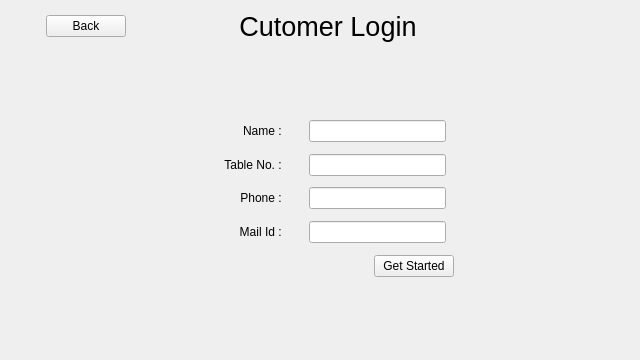
<?xml version="1.0" encoding="UTF-8"?>
<ui version="4.0">
 <class>Form</class>
 <widget class="QWidget" name="Form">
  <property name="geometry">
   <rect>
    <x>0</x>
    <y>0</y>
    <width>640</width>
    <height>360</height>
   </rect>
  </property>
  <property name="windowTitle">
   <string>Form</string>
  </property>
  <layout class="QVBoxLayout" name="verticalLayout" stretch="10,25,0,2,5,2,5,2,5,2,5,25">
   <item>
    <layout class="QHBoxLayout" name="horizontalLayout_5" stretch="5,10,15,20,30">
     <item>
      <spacer name="horizontalSpacer_11">
       <property name="orientation">
        <enum>Qt::Horizontal</enum>
       </property>
       <property name="sizeHint" stdset="0">
        <size>
         <width>40</width>
         <height>20</height>
        </size>
       </property>
      </spacer>
     </item>
     <item>
      <widget class="QPushButton" name="bt_back">
       <property name="text">
        <string>Back</string>
       </property>
      </widget>
     </item>
     <item>
      <spacer name="horizontalSpacer_9">
       <property name="orientation">
        <enum>Qt::Horizontal</enum>
       </property>
       <property name="sizeHint" stdset="0">
        <size>
         <width>40</width>
         <height>20</height>
        </size>
       </property>
      </spacer>
     </item>
     <item>
      <widget class="QLabel" name="label_3">
       <property name="font">
        <font>
         <pointsize>20</pointsize>
         <weight>50</weight>
         <bold>false</bold>
        </font>
       </property>
       <property name="text">
        <string>Cutomer Login</string>
       </property>
       <property name="alignment">
        <set>Qt::AlignCenter</set>
       </property>
      </widget>
     </item>
     <item>
      <spacer name="horizontalSpacer_10">
       <property name="orientation">
        <enum>Qt::Horizontal</enum>
       </property>
       <property name="sizeHint" stdset="0">
        <size>
         <width>40</width>
         <height>20</height>
        </size>
       </property>
      </spacer>
     </item>
    </layout>
   </item>
   <item>
    <spacer name="verticalSpacer_2">
     <property name="orientation">
      <enum>Qt::Vertical</enum>
     </property>
     <property name="sizeHint" stdset="0">
      <size>
       <width>20</width>
       <height>40</height>
      </size>
     </property>
    </spacer>
   </item>
   <item>
    <layout class="QHBoxLayout" name="horizontalLayout_2" stretch="20,10,2,15,20">
     <item>
      <spacer name="horizontalSpacer">
       <property name="orientation">
        <enum>Qt::Horizontal</enum>
       </property>
       <property name="sizeHint" stdset="0">
        <size>
         <width>40</width>
         <height>20</height>
        </size>
       </property>
      </spacer>
     </item>
     <item>
      <widget class="QLabel" name="label">
       <property name="text">
        <string>Name : </string>
       </property>
       <property name="alignment">
        <set>Qt::AlignRight|Qt::AlignTrailing|Qt::AlignVCenter</set>
       </property>
      </widget>
     </item>
     <item>
      <spacer name="horizontalSpacer_2">
       <property name="orientation">
        <enum>Qt::Horizontal</enum>
       </property>
       <property name="sizeHint" stdset="0">
        <size>
         <width>40</width>
         <height>20</height>
        </size>
       </property>
      </spacer>
     </item>
     <item>
      <widget class="QLineEdit" name="le_userid"/>
     </item>
     <item>
      <spacer name="horizontalSpacer_6">
       <property name="orientation">
        <enum>Qt::Horizontal</enum>
       </property>
       <property name="sizeHint" stdset="0">
        <size>
         <width>40</width>
         <height>20</height>
        </size>
       </property>
      </spacer>
     </item>
    </layout>
   </item>
   <item>
    <spacer name="verticalSpacer">
     <property name="orientation">
      <enum>Qt::Vertical</enum>
     </property>
     <property name="sizeHint" stdset="0">
      <size>
       <width>20</width>
       <height>40</height>
      </size>
     </property>
    </spacer>
   </item>
   <item>
    <layout class="QHBoxLayout" name="horizontalLayout_3" stretch="20,10,2,15,20">
     <item>
      <spacer name="horizontalSpacer_3">
       <property name="orientation">
        <enum>Qt::Horizontal</enum>
       </property>
       <property name="sizeHint" stdset="0">
        <size>
         <width>40</width>
         <height>20</height>
        </size>
       </property>
      </spacer>
     </item>
     <item>
      <widget class="QLabel" name="label_2">
       <property name="text">
        <string>Table No. : </string>
       </property>
       <property name="alignment">
        <set>Qt::AlignRight|Qt::AlignTrailing|Qt::AlignVCenter</set>
       </property>
      </widget>
     </item>
     <item>
      <spacer name="horizontalSpacer_4">
       <property name="orientation">
        <enum>Qt::Horizontal</enum>
       </property>
       <property name="sizeHint" stdset="0">
        <size>
         <width>40</width>
         <height>20</height>
        </size>
       </property>
      </spacer>
     </item>
     <item>
      <widget class="QLineEdit" name="le_tableno"/>
     </item>
     <item>
      <spacer name="horizontalSpacer_7">
       <property name="orientation">
        <enum>Qt::Horizontal</enum>
       </property>
       <property name="sizeHint" stdset="0">
        <size>
         <width>40</width>
         <height>20</height>
        </size>
       </property>
      </spacer>
     </item>
    </layout>
   </item>
   <item>
    <spacer name="verticalSpacer_5">
     <property name="orientation">
      <enum>Qt::Vertical</enum>
     </property>
     <property name="sizeHint" stdset="0">
      <size>
       <width>20</width>
       <height>40</height>
      </size>
     </property>
    </spacer>
   </item>
   <item>
    <layout class="QHBoxLayout" name="horizontalLayout_6" stretch="20,10,2,15,20">
     <item>
      <spacer name="horizontalSpacer_12">
       <property name="orientation">
        <enum>Qt::Horizontal</enum>
       </property>
       <property name="sizeHint" stdset="0">
        <size>
         <width>40</width>
         <height>20</height>
        </size>
       </property>
      </spacer>
     </item>
     <item>
      <widget class="QLabel" name="label_4">
       <property name="text">
        <string>Phone : </string>
       </property>
       <property name="alignment">
        <set>Qt::AlignRight|Qt::AlignTrailing|Qt::AlignVCenter</set>
       </property>
      </widget>
     </item>
     <item>
      <spacer name="horizontalSpacer_13">
       <property name="orientation">
        <enum>Qt::Horizontal</enum>
       </property>
       <property name="sizeHint" stdset="0">
        <size>
         <width>40</width>
         <height>20</height>
        </size>
       </property>
      </spacer>
     </item>
     <item>
      <widget class="QLineEdit" name="le_phone"/>
     </item>
     <item>
      <spacer name="horizontalSpacer_14">
       <property name="orientation">
        <enum>Qt::Horizontal</enum>
       </property>
       <property name="sizeHint" stdset="0">
        <size>
         <width>40</width>
         <height>20</height>
        </size>
       </property>
      </spacer>
     </item>
    </layout>
   </item>
   <item>
    <spacer name="verticalSpacer_6">
     <property name="orientation">
      <enum>Qt::Vertical</enum>
     </property>
     <property name="sizeHint" stdset="0">
      <size>
       <width>20</width>
       <height>40</height>
      </size>
     </property>
    </spacer>
   </item>
   <item>
    <layout class="QHBoxLayout" name="horizontalLayout_7" stretch="20,10,2,15,20">
     <item>
      <spacer name="horizontalSpacer_15">
       <property name="orientation">
        <enum>Qt::Horizontal</enum>
       </property>
       <property name="sizeHint" stdset="0">
        <size>
         <width>40</width>
         <height>20</height>
        </size>
       </property>
      </spacer>
     </item>
     <item>
      <widget class="QLabel" name="label_5">
       <property name="text">
        <string>Mail Id : </string>
       </property>
       <property name="alignment">
        <set>Qt::AlignRight|Qt::AlignTrailing|Qt::AlignVCenter</set>
       </property>
      </widget>
     </item>
     <item>
      <spacer name="horizontalSpacer_16">
       <property name="orientation">
        <enum>Qt::Horizontal</enum>
       </property>
       <property name="sizeHint" stdset="0">
        <size>
         <width>40</width>
         <height>20</height>
        </size>
       </property>
      </spacer>
     </item>
     <item>
      <widget class="QLineEdit" name="le_mail"/>
     </item>
     <item>
      <spacer name="horizontalSpacer_17">
       <property name="orientation">
        <enum>Qt::Horizontal</enum>
       </property>
       <property name="sizeHint" stdset="0">
        <size>
         <width>40</width>
         <height>20</height>
        </size>
       </property>
      </spacer>
     </item>
    </layout>
   </item>
   <item>
    <spacer name="verticalSpacer_3">
     <property name="orientation">
      <enum>Qt::Vertical</enum>
     </property>
     <property name="sizeHint" stdset="0">
      <size>
       <width>20</width>
       <height>40</height>
      </size>
     </property>
    </spacer>
   </item>
   <item>
    <layout class="QHBoxLayout" name="horizontalLayout_4" stretch="31,5,15">
     <item>
      <spacer name="horizontalSpacer_5">
       <property name="orientation">
        <enum>Qt::Horizontal</enum>
       </property>
       <property name="sizeHint" stdset="0">
        <size>
         <width>40</width>
         <height>20</height>
        </size>
       </property>
      </spacer>
     </item>
     <item>
      <widget class="QPushButton" name="bt_get_started">
       <property name="text">
        <string>Get Started</string>
       </property>
      </widget>
     </item>
     <item>
      <spacer name="horizontalSpacer_8">
       <property name="orientation">
        <enum>Qt::Horizontal</enum>
       </property>
       <property name="sizeHint" stdset="0">
        <size>
         <width>40</width>
         <height>20</height>
        </size>
       </property>
      </spacer>
     </item>
    </layout>
   </item>
   <item>
    <spacer name="verticalSpacer_4">
     <property name="orientation">
      <enum>Qt::Vertical</enum>
     </property>
     <property name="sizeHint" stdset="0">
      <size>
       <width>20</width>
       <height>40</height>
      </size>
     </property>
    </spacer>
   </item>
  </layout>
 </widget>
 <resources/>
 <connections/>
</ui>
